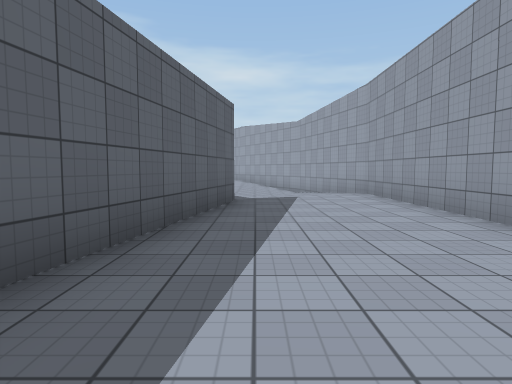
View 1 (above)

24 first-person views from a walk through a scene from a Unity 3-D project. The camera is 1.3 m above the floor, tilts 4° down and sees 75° across. The floor is counted in squares, 2 m on a side. Each view is taken from the middle of a square. On the plan, view 1 faces up. The plan holds only what a view shows up to about 10 squares ahead; the rest is blank. The place goes on beyond the plan. Surface patterns are stand-ins for the level's own textures.

View 2
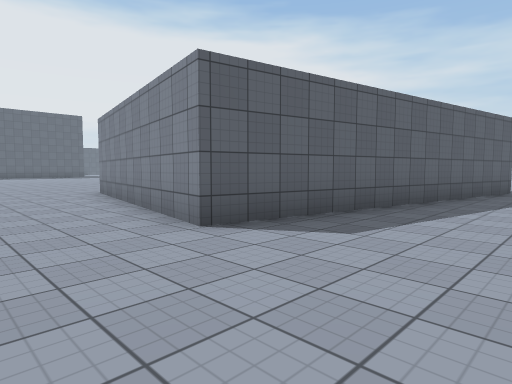

View 3
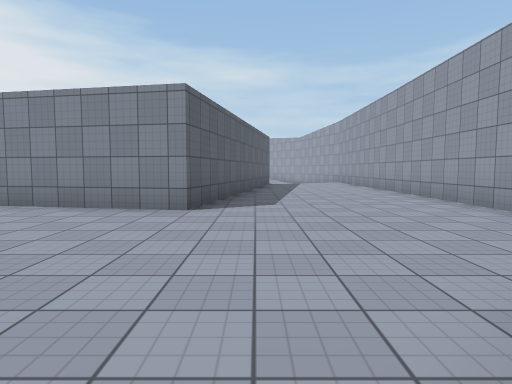

View 4
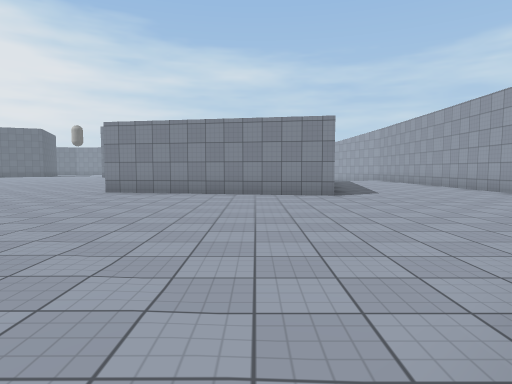

View 5
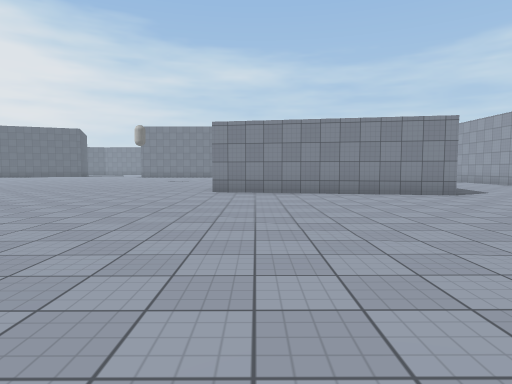

View 6
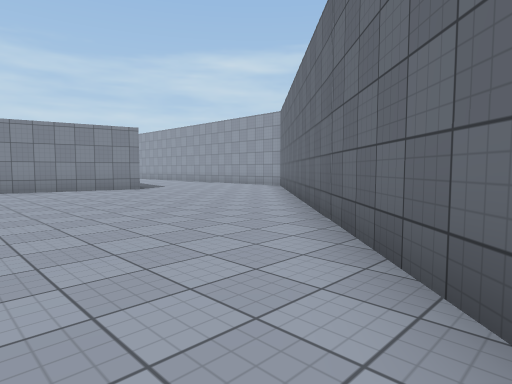

View 7
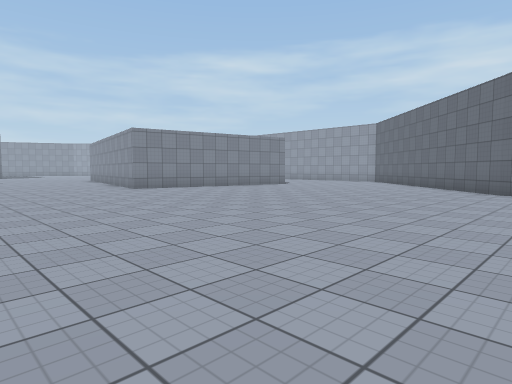

View 8
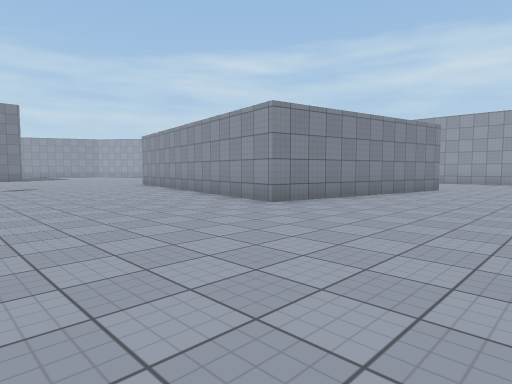

View 9
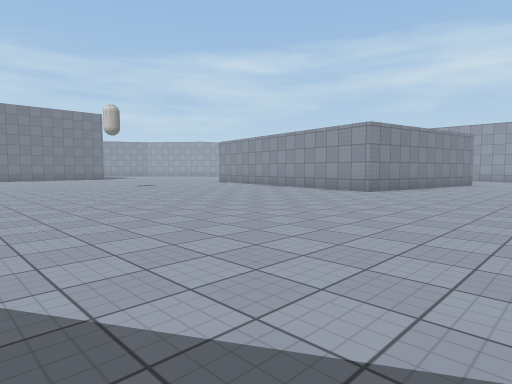

View 10
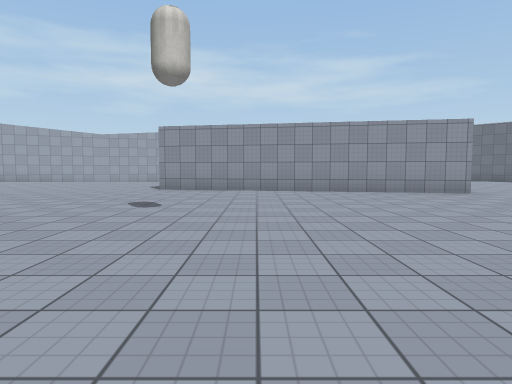

View 11
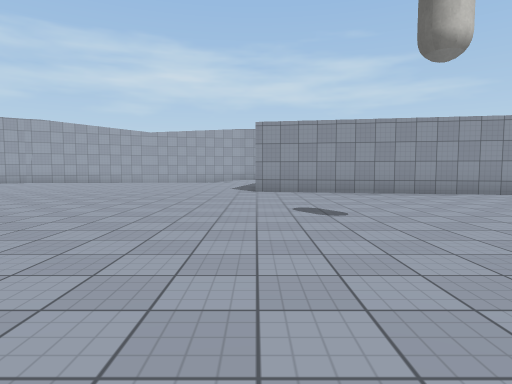

View 12
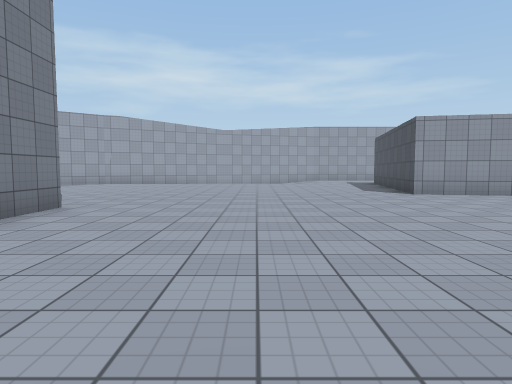

View 13
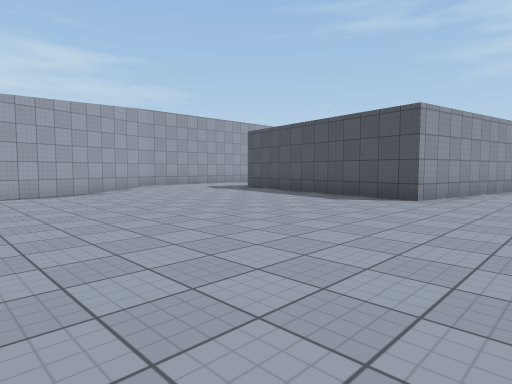

View 14
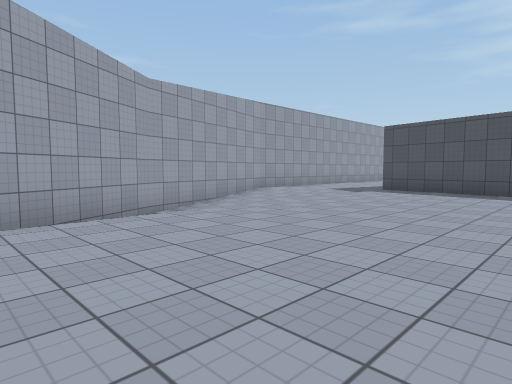

View 15
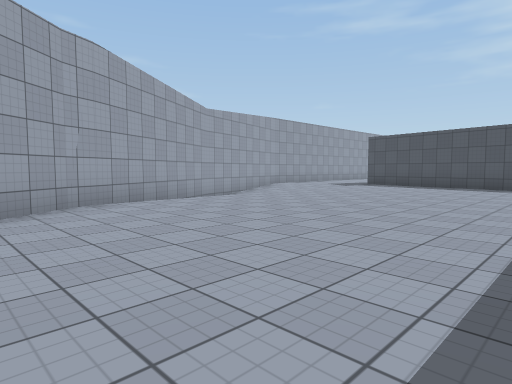

View 16
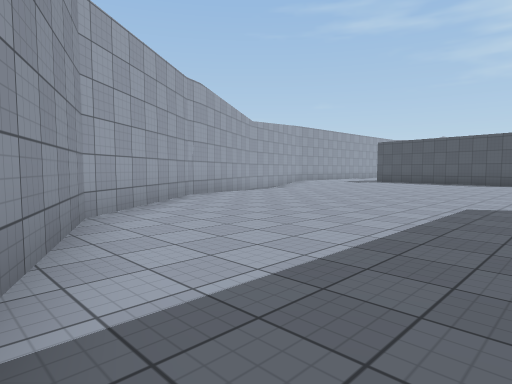

View 17
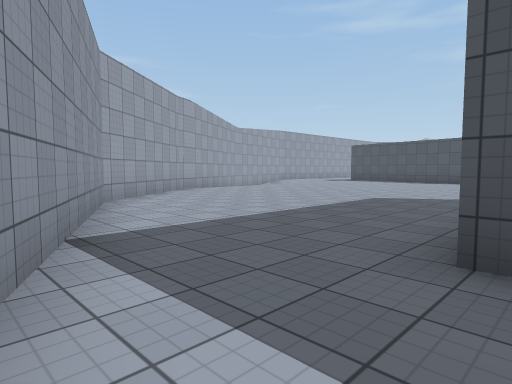

View 18
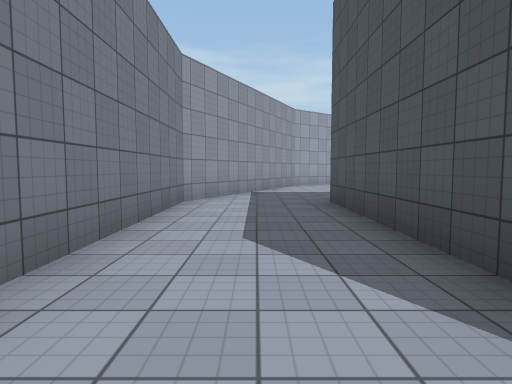

View 19
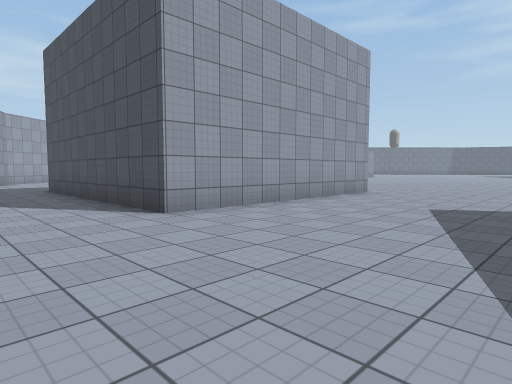

View 20
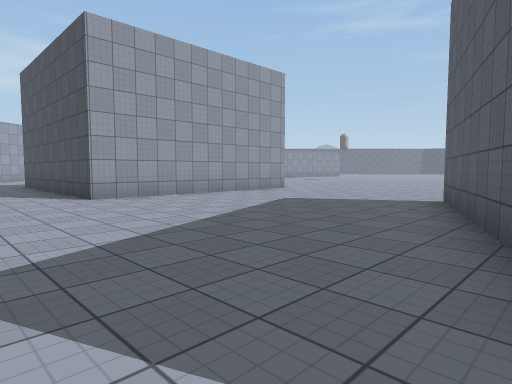

View 21
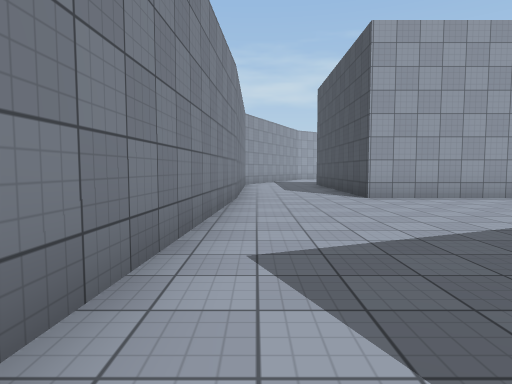

View 22
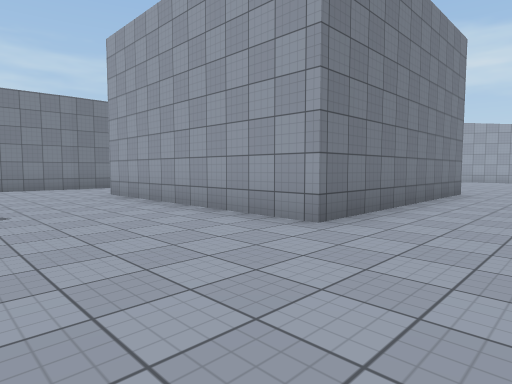

View 23
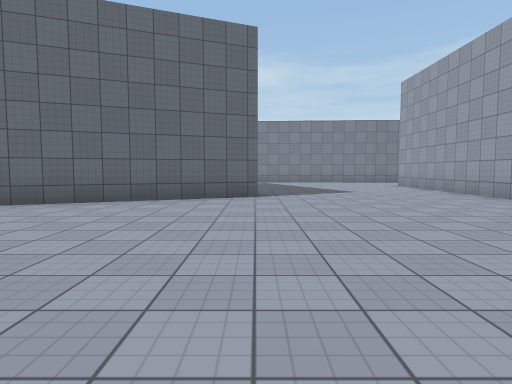

View 24
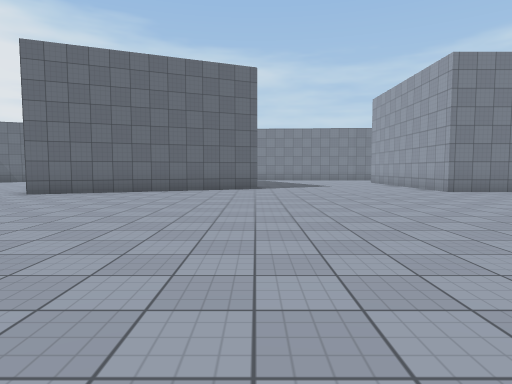

### Floor plan
Points are (right, up) in squares from view 1. A wall is a line through its corners. A room is listed if a view was taken in it or the views show most of it. See-through windows are left out.
Room 1 (views 1, 2, 3, 4, 5, 6, 7, 8, 9, 10, 11, 12, 13, 14, 15, 16, 17, 18, 19, 20, 21, 22, 23, 24)
walls: (-9.4, 15.3) (-15.7, 15.3) (-15.7, 21.5) (-9.4, 21.5); (-0.4, 6.9) (-2.1, -1.8) (-8.2, -0.7) (-6.6, 8) (-0.9, 6.9); (2.9, 8.9) (1.6, 13.6); (2.9, -2) (2.9, 9); (1.7, 13.4) (-0.8, 17.8); (-5.6, -11.9) (0.6, -5.7); (-0.7, 17.8) (-1, 18.4); (-0.9, 18.2) (-3.4, 21.5) (-9.4, 24.4) (-14.2, 24.4); (-22.6, 20.7) (-21, 16.7) (-25.6, 14.8); (-13.9, 24.3) (-22, 24.9)

Positions as (right, up) in squares from view 1, and headings:
1: (0, 0), facing up
2: (1, -4), facing up-left
3: (-1, -7), facing up
4: (-4, -10), facing up
5: (-7, -10), facing up
6: (-7, -12), facing up-right
7: (-13, -11), facing up-right
8: (-13, -5), facing up-right
9: (-17, -5), facing up-right
10: (-17, 5), facing right
11: (-16, 8), facing right
12: (-15, 12), facing right
13: (-9, 15), facing down-right
14: (-5, 17), facing down-right
15: (-7, 20), facing down-right
16: (-8, 23), facing down-right
17: (-10, 24), facing down-right
18: (-16, 23), facing right
19: (-20, 24), facing down-right
20: (-23, 24), facing down-right
21: (-23, 24), facing right
22: (-19, 13), facing up-right
23: (-21, 9), facing up
24: (-21, 6), facing up
